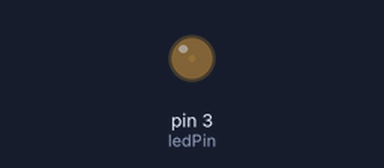
Bench run of a sketch on a simulated Arduino Uno, built with avr-gcc and run on an emulated ATmega328P. On the bench: output pins drawn as LEDs (lit = HIGH).

Above: at 0.05 s.
At 1.15 s:
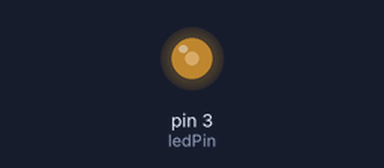
At 2.3 s:
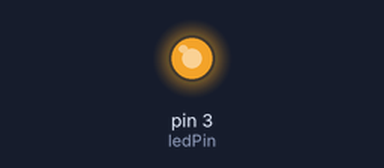
At 4.6 s:
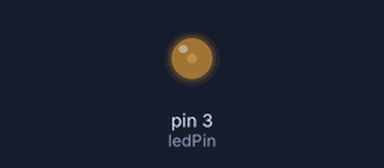
Timing chart, 0 to 6.7 s (numbered marks = the images above):
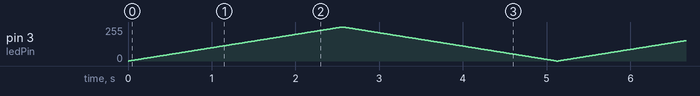

The sketch:

Project_1.2.ino
```cpp
int ledPin = 3; //定义LED引脚为D3

void setup()
{
}

void loop()
{
  for (int i = 0; i <= 255; i = i + 1) //逐渐变亮
  {
    analogWrite(ledPin, i);
    delay(10);
  }
  for (int i = 255; i >= 0; i = i - 1) //逐渐熄灭
  {
    analogWrite(ledPin, i);
    delay(10);
  }
}
```
